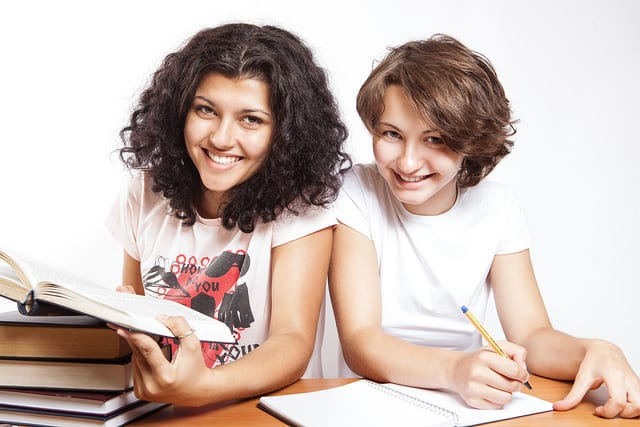
#> input picture THUCHANH/LAB_8/test1.jpg, 640 x 427 px, given in place of the camera
$ python 522H0120_LAB06_07.py
#> lines starting #> are read from the running program, lines starting #| are printed output that depends on the picture; after the words box and inside, x2 and y2 are one past the last pixel; in counts of white or black regions, pixels touching at a corner belong together; pictures that were not available may be replaced by others from this repository, and a replacement may not be noted
# Ex1
# Example 1
# importing OpenCV, time and Pandas library
import cv2
import time
import pandas as pd
from datetime import datetime
# Assigning our static_back to None
static_back = None
motion_list = [None, None]
time = []
df = pd.DataFrame(columns=["Start", "End"])
# Capturing video
video = cv2.VideoCapture(0)
# Infinite while loop to treat stack of image as video
while True:
    # Reading frame(image) from video
    check, frame = video.read()
#> frame is the input picture: shape (427, 640, 3); mean B, G, R 179.7, 186.7, 203.9
    motion = 0
    # Converting color image to grayscale image
    gray = cv2.cvtColor(frame, cv2.COLOR_BGR2GRAY)
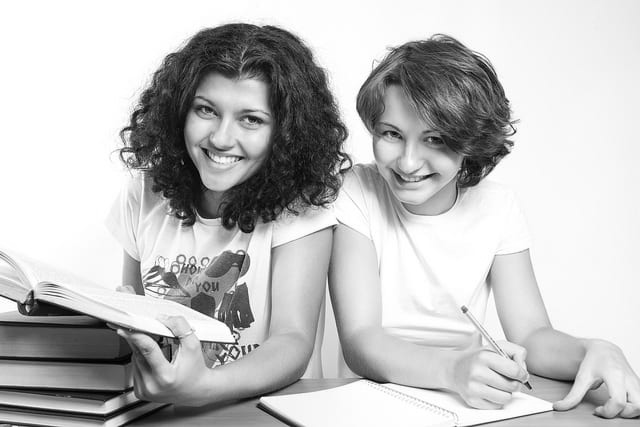
#> gray: shape (427, 640); min 1, max 255, mean 191.1
    gray = cv2.GaussianBlur(gray, (21, 21), 0)
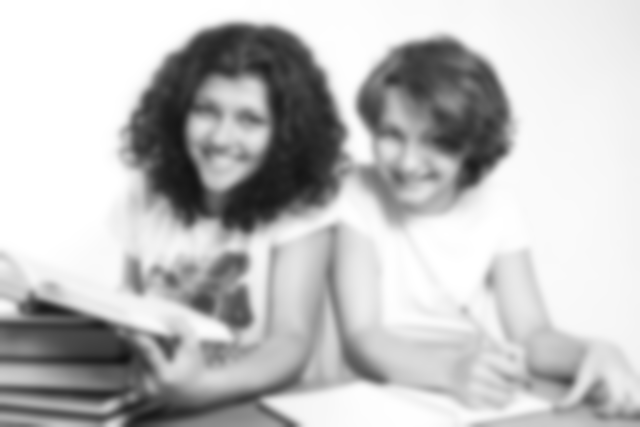
#> gray: shape (427, 640); min 19, max 255, mean 191.1
    if static_back is None:
        static_back = gray
        continue
    diff_frame = cv2.absdiff(static_back, gray)
    thresh_frame = cv2.threshold(diff_frame, 30, 255, cv2.THRESH_BINARY)[1]
    thresh_frame = cv2.dilate(thresh_frame, None, iterations=2)
    cnts, _ = cv2.findContours(thresh_frame.copy(), cv2.RETR_EXTERNAL, cv2.CHAIN_APPROX_SIMPLE)
    for contour in cnts:
        if cv2.contourArea(contour) < 10000:
            continue
        motion = 1
        (x, y, w, h) = cv2.boundingRect(contour)
        cv2.rectangle(frame, (x, y), (x + w, y + h), (0, 255, 0), 3)
    motion_list.append(motion)
    motion_list = motion_list[-2:]
    if motion_list[-1] == 1 and motion_list[-2] == 0:
        time.append(datetime.now())
    if motion_list[-1] == 0 and motion_list[-2] == 1:
        time.append(datetime.now())
    cv2.imshow("Gray Frame", gray)
    cv2.imshow("Difference Frame", diff_frame)
    cv2.imshow("Threshold Frame", thresh_frame)
    cv2.imshow("Color Frame", frame)
    key = cv2.waitKey(1)
    if key == ord('q'):
        if motion == 1:
            time.append(datetime.now())
        break
for i in range(0, len(time), 2):
    df = df.append({"Start": time[i], "End": time[i + 1]}, ignore_index=True)
#> this loop made 0 passes
df.to_csv("Time_of_movements.csv")
video.release()
cv2.destroyAllWindows()

# Example 2
import cv2
import numpy as np

video = cv2.VideoCapture('"D:/Hoang/NHAPMONXULYANHSO/THUCHANH/LAB_5/video.mp4"')
kernel = None
backgroundObject = cv2.createBackgroundSubtractorMOG2(detectShadows=True)

while True:
    ret, frame = video.read()
    if not ret:
        break

    foreground_mask = backgroundObject.apply(frame)
#> foreground_mask: shape (427, 640); every value is 127
    _, foreground_mask = cv2.threshold(foreground_mask, 250, 255, cv2.THRESH_BINARY)
#> foreground_mask: shape (427, 640); every value is 0
    foreground_mask = cv2.erode(foreground_mask, kernel, iterations=1)
    foreground_mask = cv2.dilate(foreground_mask, kernel, iterations=2)

    contours, _ = cv2.findContours(foreground_mask, cv2.RETR_EXTERNAL, cv2.CHAIN_APPROX_SIMPLE)
#> contours = []

    frameCopy = frame.copy()

    for cnt in contours:
        if cv2.contourArea(cnt) > 400:
            x, y, width, height = cv2.boundingRect(cnt)
            cv2.rectangle(frameCopy, (x, y), (x + width, y + height), (0, 0, 255), 2)
            cv2.putText(frameCopy, 'Car Detected', (x, y - 10), cv2.FONT_HERSHEY_SIMPLEX, 0.3, (0, 255, 0), 1,
                        cv2.LINE_AA)

    foregroundPart = cv2.bitwise_and(frame, frame, mask=foreground_mask)
#> foregroundPart: shape (427, 640, 3); every value is 0

    stacked_frame = np.hstack((frame, foregroundPart, frameCopy))
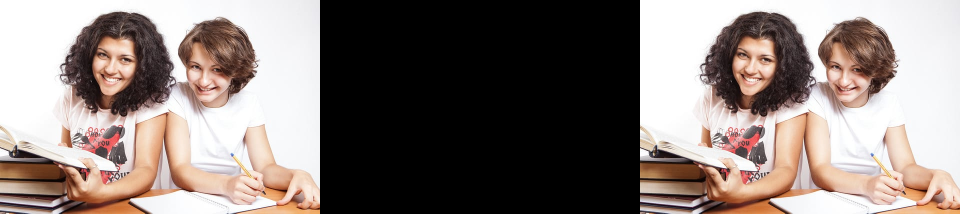
#> stacked_frame: shape (427, 1920, 3) (shown at 1/2 size); mean B, G, R 119.8, 124.5, 135.9

    cv2.imshow('Original Frame, Extracted Foreground and Detected Cars',
               cv2.resize(stacked_frame, None, fx=0.5, fy=0.5))
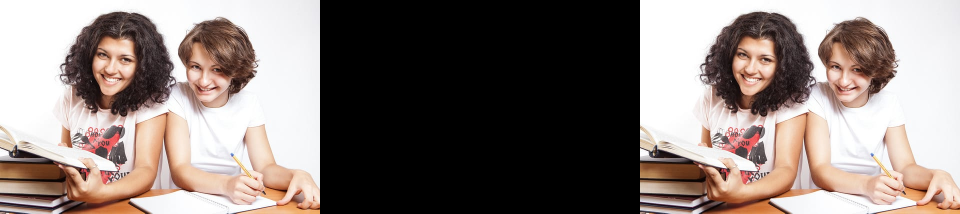
#> window 'Original Frame, Extracted Fore': shape (214, 960, 3); mean B, G, R 119.8, 124.5, 136

    k = cv2.waitKey(1) & 0xff
#> (key q is pressed here)
    if k == ord('q'):
        break

video.release()
cv2.destroyAllWindows()

$ run again, on THUCHANH/LAB_8/test2.jpg
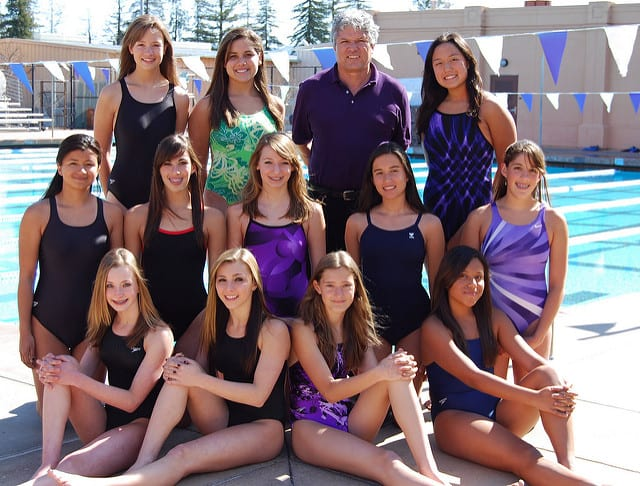
#> input picture THUCHANH/LAB_8/test2.jpg, 640 x 486 px, given in place of the camera
#> frame is the input picture: shape (486, 640, 3); mean B, G, R 118.6, 113.3, 130.8
#> `gray = cv2.GaussianBlur(gray, (21, 21), 0)`:
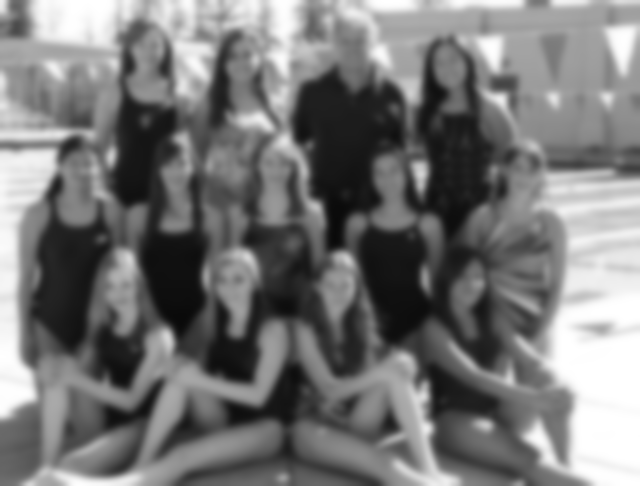
#> gray: shape (486, 640); min 10, max 255, mean 119.2
#> contours = []
#> foregroundPart: shape (486, 640, 3); every value is 0
#> `cv2.imshow('Original Frame, Extracted Foreground and Detected Cars', c..`:
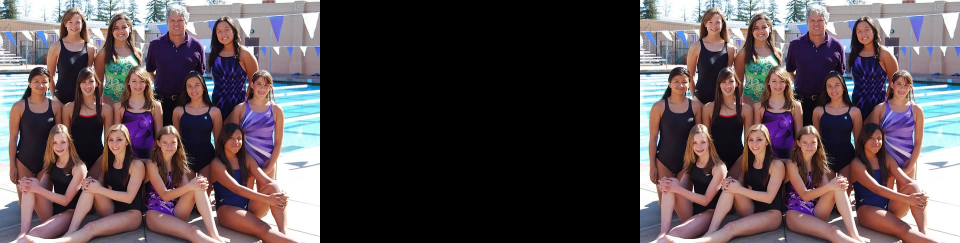
#> window 'Original Frame, Extracted Fore': shape (243, 960, 3); mean B, G, R 79.1, 75.6, 87.3
